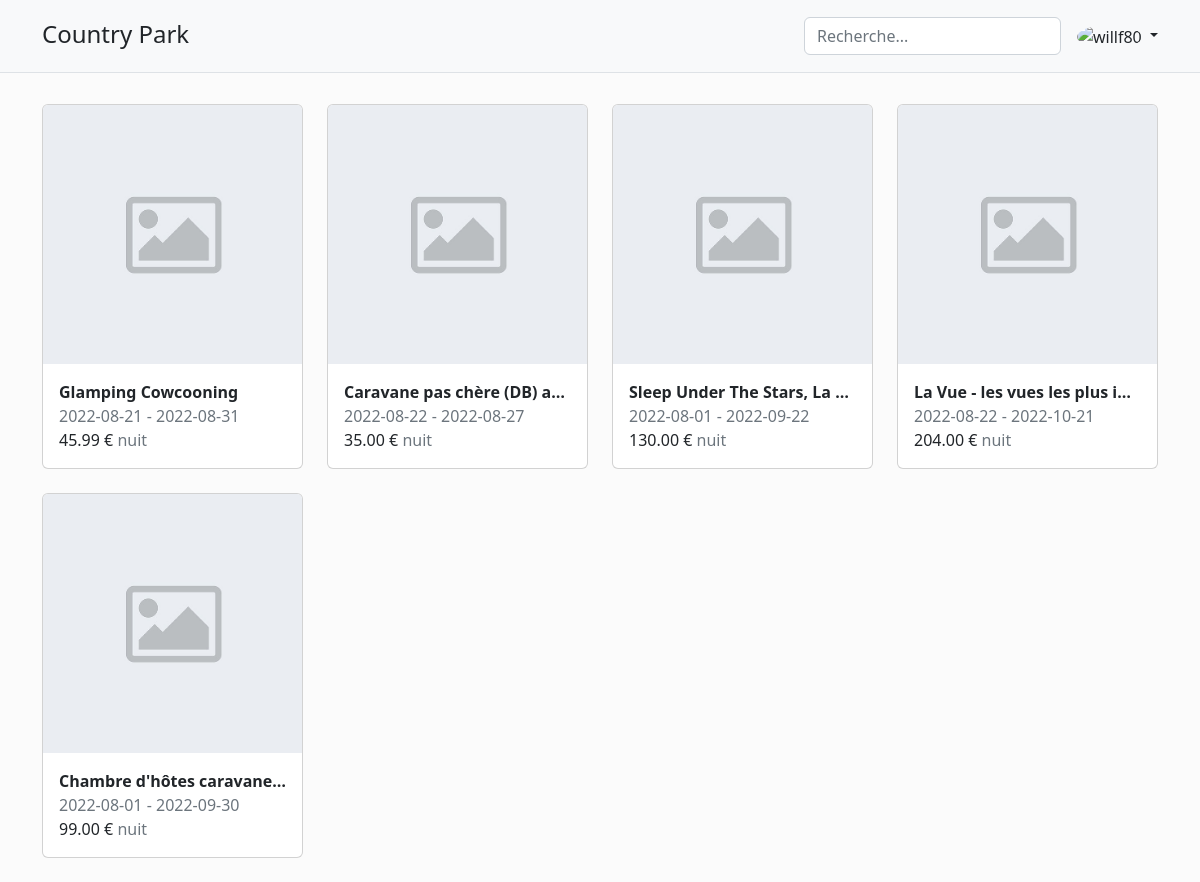
/, run on an earlier commit of the app's database.
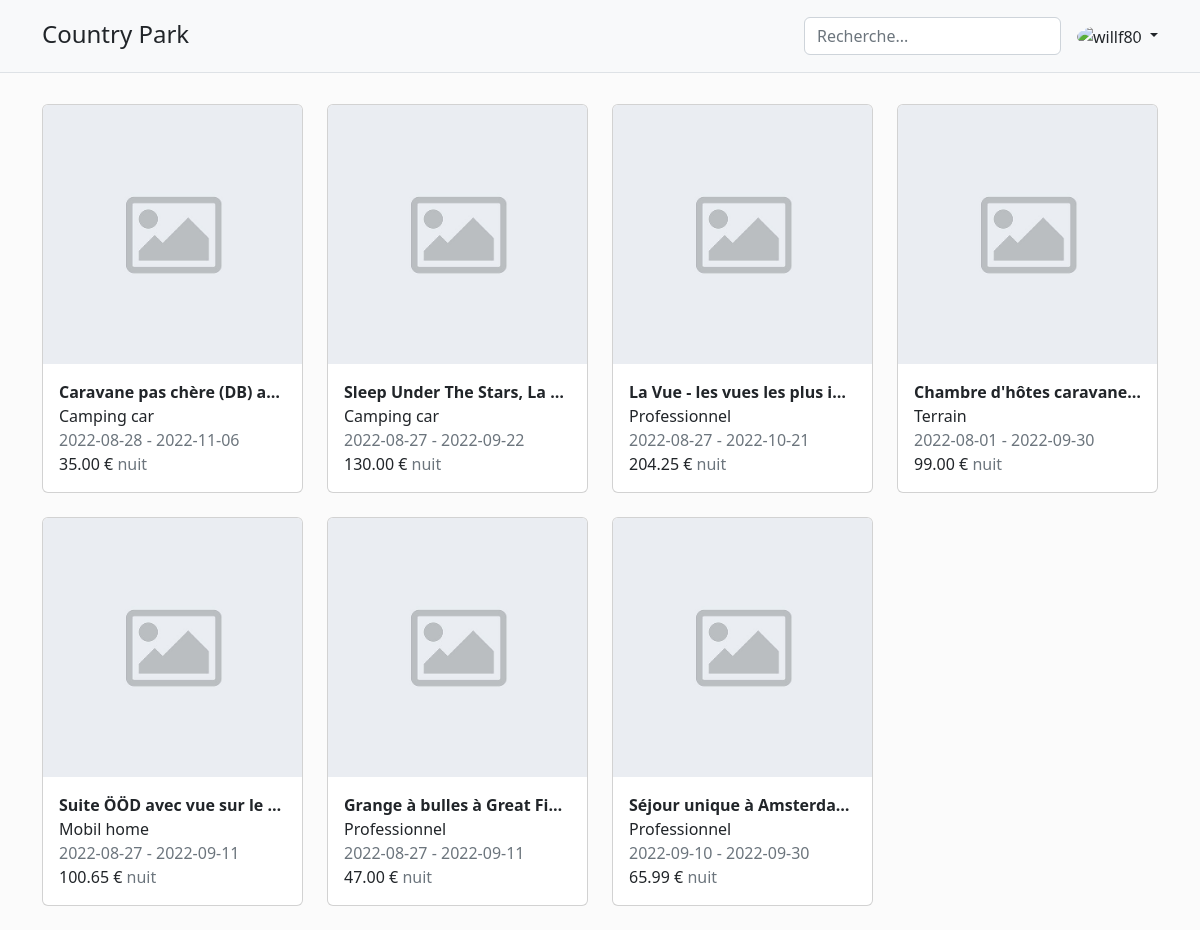
And on a later commit of the database.
### tables this page shows
CREATE TABLE `biens` (
  `id` int(11) NOT NULL,
  `libelle` varchar(100) NOT NULL,
  `datedebut` date NOT NULL,
  `datefin` date NOT NULL,
  `prix` decimal(10,2) NOT NULL,
  `descriptions` text NOT NULL,
  `capacite` int(11) NOT NULL,
  `typebien` int(11) NOT NULL
);

CREATE TABLE `typebiens` (
  `id` int(11) NOT NULL,
  `libelle` varchar(100) NOT NULL,
  `datecreation` datetime NOT NULL DEFAULT current_timestamp(),
  `datemiseajour` datetime NOT NULL DEFAULT current_timestamp()
);

### includes/db/utils.php (called while the page is built, shortened)
<?php
function is_user_connected() {
    return isset($_SESSION['id']) && isset($_SESSION['email']);
}
?>

### includes/db/biens.sql.php (called while the page is built, shortened)
<?php
require_once "utils.php";
function get_all_biens() {
    $pdo = get_connexion_pdo();
    $queryPrepare = $pdo->prepare("SELECT * FROM biens");
    $queryPrepare->execute();
    return $queryPrepare->fetchAll();
}

### includes/db/type-biens.sql.php (called while the page is built, shortened)
<?php
require_once "utils.php";
function get_type_bien_by_id($id) {
    $pdo = get_connexion_pdo();
    $queryPrepared = $pdo->prepare("SELECT * FROM typebiens WHERE id = :id");
    $queryPrepared->bindParam(":id", $id);
    $queryPrepared->execute();
    return $queryPrepared->fetch();
}
?>

### Index.php (the view, shortened to what this page needs)
<?php
require 'includes/page_header.php';
require 'includes/sections/navbar.php';
require 'includes/db/biens.sql.php';
require 'includes/db/type-biens.sql.php';
?>
<div class="container">
  <div class="mb-sm-4 d-block" style="padding-bottom: 80px;"></div>
  <div class="row row-cols-1 row-cols-lg-4 row-cols-md-3">
    <?php
    $biens = get_all_biens();
    foreach ($biens as $bien) {
    ?>
      <a href="bien.php?id=<?= $bien['id'] ?>" class="div col mb-4 text-decoration-none text-dark">
        <div class="card h-100">
          <img src="assets/imgs/placeholder-500x500-1.jpeg" class="card-img-top" alt="<?= $bien['libelle'] ?>">
          <div class="card-body">
            <p class="card-title text-truncate mb-0 fw-bold p-0"><?= $bien['libelle'] ?></p>
            <p class="card-subtitle p-0 m-0">
              <?php
              $typeBien = get_type_bien_by_id($bien['typebien']);
              if (!empty($typeBien)) {
                echo $typeBien['libelle'];
              }
              ?>
            </p>
            <p class="text-muted p-0 m-0"><?= $bien['datedebut'] . ' - ' . $bien['datefin'] ?></p>
            <p class="text-muted p-0 m-0">
              <span class="text-dark"><?= $bien['prix'] ?> €</span> nuit
            </p>
          </div>
        </div>
      </a>
    <?php
    }
    ?>
  </div>
</div>
<?php require 'includes/page_footer.php' ?>

### includes/page_header.php (shortened to what this page needs)
<!doctype html>
<html lang="fr">
<head>
  <link href="https://cdn.jsdelivr.net/npm/bootstrap@5.2.0/dist/css/bootstrap.min.css" rel="stylesheet">
  <link rel="stylesheet" href="https://cdnjs.cloudflare.com/ajax/libs/font-awesome/6.1.1/css/all.min.css">
  <link href="<?= BASE_URL ?>assets/styles/main.css" rel="stylesheet">
</head>
<body>

### includes/sections/navbar.php (shortened to what this page needs)
<nav class="p-3 mb-4 border-bottom fixed-top bg-light mb-xs-5">
    <div class="container">
        <div class="d-flex flex-wrap align-items-center justify-content-center justify-content-lg-start">
            <a href="<?= BASE_URL ?>index.php" class="text-dark text-decoration-none mb-sm-1">
                <span class="fs-4 d-lg-block d-none">Country Park</span>
            </a>
            <form class="col-12 col-lg-auto mb-3 mb-lg-0 me-lg-3">
                <input type="search" class="form-control" placeholder="Recherche..." aria-label="Recherche">
            </form>
            <?php include(ROOT_PATH . "includes/sections/dropdow_menu.php") ?>
        </div>
    </div>
</nav>

### includes/sections/dropdow_menu.php (shortened to what this page needs)
<?php
if (is_user_connected()) {
    $user = get_utilisateur($_SESSION['email']);
?>
    <div class="dropdown text-end">
        <a href="#" class="d-block link-dark text-decoration-none dropdown-toggle" id="dropdownUser1" data-bs-toggle="dropdown" aria-expanded="false">
            <img src="https://github.com/Manganese92.png" alt="willf80" width="32" height="32" class="rounded-circle">
            <?= $user['nom'] ?>
        </a>
        <ul class="dropdown-menu text-small" aria-labelledby="dropdownUser1">
            <li><a class="dropdown-item" href="<?= BASE_URL ?>profil.php">Profil</a></li>
            <li><a class="dropdown-item" href="<?= BASE_URL ?>reservation.php">Mes réservations</a></li>
            <?php
            if (is_admin_connected()) {
            ?>
                <li>
                    <hr class="dropdown-divider">
                </li>
                <li><a class="dropdown-item" href="<?= BASE_URL ?>admin/dashboard.php">Administration</a></li>
            <?php
            }
            ?>
            <li>
                <hr class="dropdown-divider">
            </li>
            <li><a class="dropdown-item" href="<?= BASE_URL ?>deconnexion.php">Se déconnecter</a></li>
        </ul>
    </div>
<?php
} else {
?>
    <div class="dropdown text-end">
        <a href="#" class="d-block link-dark text-decoration-none dropdown-toggle" id="dropdownUser1" data-bs-toggle="dropdown" aria-expanded="false">
            <img src="https://eyeklinik.com/en/wp-content/uploads/sites/3/2019/10/26-268559_profile-picture-placeholder-round-1.png" alt="willf80" width="32" height="32" class="rounded-circle">
        </a>
    </div>
<?php
}
?>

### includes/page_footer.php (shortened to what this page needs)
</body>
</html>

### assets/styles/main.css (style rules this page uses)
body { background: #fbfbfb; }

What changed in the data, as far as the page shows it:
removed biens: libelle "Glamping Cowcooning", datedebut "2022-08-21", datefin "2022-08-31", prix "45.99"
changed biens "Caravane pas chère (DB) a…": typebiens.libelle (not shown) → "Camping car"; datedebut "2022-08-22" → "2022-08-28"; datefin "2022-08-27" → "2022-11-06"
changed biens "Sleep Under The Stars, La…": typebiens.libelle (not shown) → "Camping car"; datedebut "2022-08-01" → "2022-08-27"
changed biens "La Vue - les vues les plus i…": typebiens.libelle (not shown) → "Professionnel"; datedebut "2022-08-22" → "2022-08-27"; prix "204.00" → "204.25"
changed biens "Chambre d'hôtes caravan…": typebiens.libelle (not shown) → "Terrain"
added biens: libelle "Suite ÖÖD avec vue sur le…", typebiens.libelle "Mobil home", datedebut "2022-08-27", datefin "2022-09-11", prix "100.65"
added biens: libelle "Grange à bulles à Great Fi…", typebiens.libelle "Professionnel", datedebut "2022-08-27", datefin "2022-09-11", prix "47.00"
added biens: libelle "Séjour unique à Amsterda…", typebiens.libelle "Professionnel", datedebut "2022-09-10", datefin "2022-09-30", prix "65.99"
